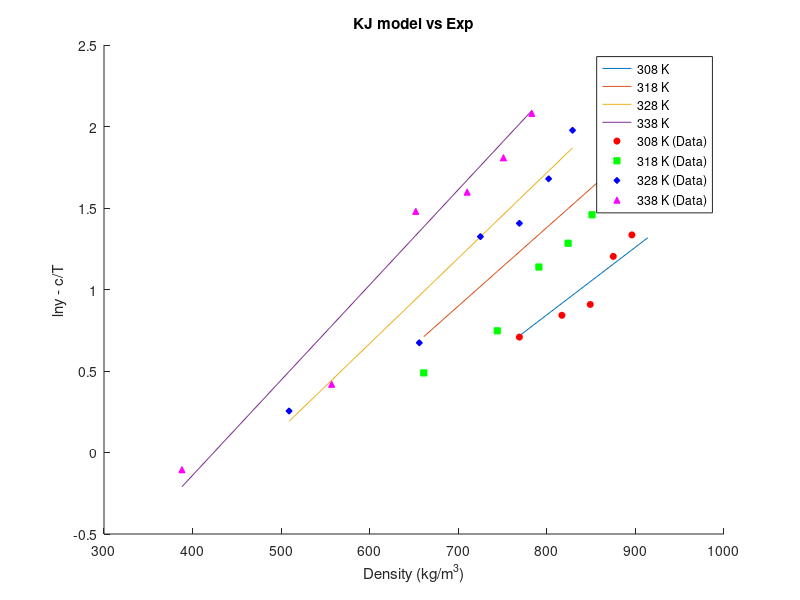
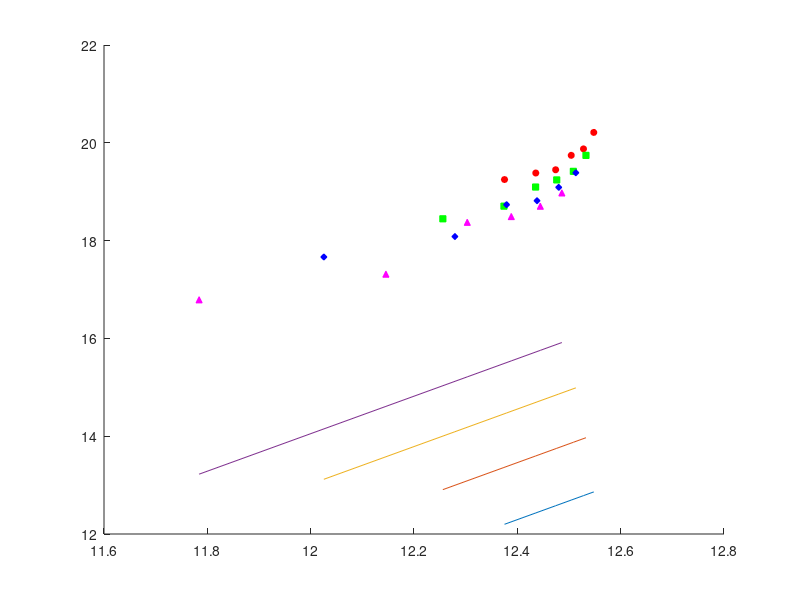

These charts were generated, in order, by the following MATLAB code:
clear;
% SC CO2 Thermo info
T_c_CO2 = 304.18;       % Critical Temp [Kelvin]
P_c_CO2 = 73.8;         % Critical Pressure [bar]
omega_CO2 = 0.225;      % Omega [-]

% Drug Thermo info
T_c_drug = 1149.5;      % Critical Temp [Kelvin]
P_c_drug = 10.57;       % Critical Pressure [bar]
omega_drug = 2.0964;    % Omega [-]

% Genral info
T = [308 318 328 338];              % Temp range
P = 1:1:300;                        % Pressure range from 1 to 300 bar with step of 1
k_ij = [0.103 0.117 0.126 0.134];   % Binary interaction parameter for PR/KM EoS
R = 8.314;                          % Gas Constant [J/mol·K]

Mw_drug = 598.5;
Mw_CO2 = 44.01;
Mw_methanol = 32.04;

rho_CO2 =   [769 817 849 875 896 914;
            661 744 791 824 851 872;
            509 656 725 769 802 829;
            388 557 652 710 751 783];               % Density [kg/m3]

y_b =   [2.03 2.32 2.48 3.33 3.80 5.32;
        1.63 2.11 3.12 3.61 4.30 5.96;
        1.29 1.96 3.76 4.08 5.36 7.22;
        0.90 1.52 4.39 4.94 6.10 8.01];        % mole fraction

ln_y_b = log(y_b);

% KJ Model info
a_KJ = -2.4761;
b_KJ = [0.0041509,0.0048209,0.0052409,0.0058409];
c_KJ = -4550.5306;

ln_y_KJ = zeros(4,6);
ln_y_KJ_cT = zeros(4,6);

for n=1:4
    for i=1:6
        ln_y_KJ(n,i) = a_KJ + b_KJ(n)*rho_CO2(n,i) + c_KJ/T(n);
        ln_y_KJ_cT(n,i) = ln_y_KJ(n,i) - c_KJ/T(n);

    end
end

figure(1);
hold on;

% Plot lines
plot(rho_CO2(1,:), ln_y_KJ_cT(1,:), 'DisplayName', '308 K');
plot(rho_CO2(2,:), ln_y_KJ_cT(2,:), 'DisplayName', '318 K');
plot(rho_CO2(3,:), ln_y_KJ_cT(3,:), 'DisplayName', '328 K');
plot(rho_CO2(4,:), ln_y_KJ_cT(4,:), 'DisplayName', '338 K');

% Scatter points
scatter(rho_CO2(1,:), ln_y_b(1,:), 20, 'r', 'o', 'MarkerFaceColor', 'r', 'DisplayName', '308 K (Data)');
scatter(rho_CO2(2,:), ln_y_b(2,:), 20, 'g', 's', 'MarkerFaceColor', 'g', 'DisplayName', '318 K (Data)');
scatter(rho_CO2(3,:), ln_y_b(3,:), 20, 'b', 'd', 'MarkerFaceColor', 'b', 'DisplayName', '328 K (Data)');
scatter(rho_CO2(4,:), ln_y_b(4,:), 20, 'm', '^', 'MarkerFaceColor', 'm', 'DisplayName', '338 K (Data)');

xlabel('Density (kg/m^3)');
ylabel('lny - c/T');

legend('Location', 'best');
title('KJ model vs Exp');



% GM Model info
a_GM = 1.8309;
b_GM = -5710.4987;
c_GM = 3.8342;


ln_y_GM = zeros(4,6);
ln_y_GM_bT = zeros(4,6);
ln_rho_T = zeros(4,6);

ln_y_b_GM = zeros(4,6);

for n=1:4
    for i=1:6
        ln_y_GM(n,i) = a_GM + (b_GM/T(n)) + c_GM*log(rho_CO2(n,i)*T(n));
        ln_y_GM_bT(n,i) = ln_y_GM(n,i) + b_GM/T(n);
        ln_rho_T(n,i) = log(rho_CO2(n,i)*T(n));

        ln_y_b_GM(n,i) = ln_y_b(n,i) - b_GM/T(n);
    end
end

figure(2);
hold on;
plot(ln_rho_T(1,:), ln_y_GM_bT(1,:), 'DisplayName', '308 K');
plot(ln_rho_T(2,:), ln_y_GM_bT(2,:), 'DisplayName', '318 K');
plot(ln_rho_T(3,:), ln_y_GM_bT(3,:), 'DisplayName', '328 K');
plot(ln_rho_T(4,:), ln_y_GM_bT(4,:), 'DisplayName', '338 K');

% Scatter points
scatter(ln_rho_T(1,:), ln_y_b_GM(1,:), 20, 'r', 'o', 'MarkerFaceColor', 'r', 'DisplayName', '308 K (Data)');
scatter(ln_rho_T(2,:), ln_y_b_GM(2,:), 20, 'g', 's', 'MarkerFaceColor', 'g', 'DisplayName', '318 K (Data)');
scatter(ln_rho_T(3,:), ln_y_b_GM(3,:), 20, 'b', 'd', 'MarkerFaceColor', 'b', 'DisplayName', '328 K (Data)');
scatter(ln_rho_T(4,:), ln_y_b_GM(4,:), 20, 'm', '^', 'MarkerFaceColor', 'm', 'DisplayName', '338 K (Data)');

% Chrastil Model info
a_Chrastil = 4.5889;
b_Chrastil = -12.7501;
c_Chrastil = -6759.0921;

% Bartle et al. Model info
a_Bartle = 13.2886;
b_Bartle = 9.0827;
c_Bartle = -6845.6966;

% Sung-Shim Model info
a_Sung = 5.7399;
b_Sung = -606.0322;
c_Sung = -447.5124;
d_Sung = -36.8120;

% Bian et al model info
a_Bian = 4.2910;
b_Bian = -4806.5989;
c_Bian = 0.0355;
d_Bian = -1.0456;
e_Bian = -9.5861*10^4;

% Sodeifian model info
a_Sodeifian = -16.8909;
b_Sodeifian = -13.0866*10^3;
c_Sodeifian = 1.4181;
d_Sodeifian = 1.1071*10^3;
e_Sodeifian = -2.9406*10^3;
f_Sodeifian = -838.2700;
